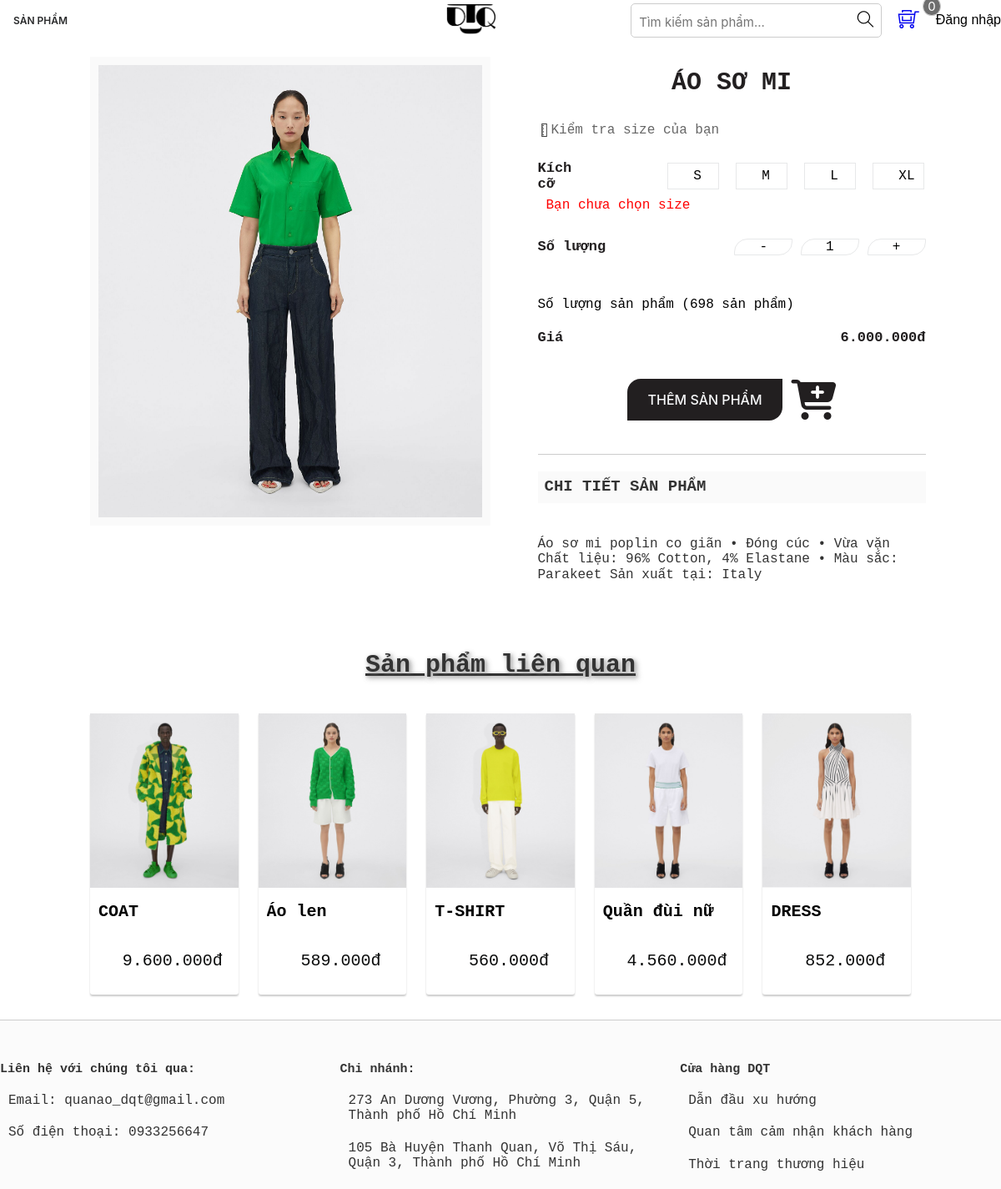
Screenshot of /chitietsanpham.php?productId=74&&brandId=30&&type=1 with the database file from the repository.
### tables this page shows
CREATE TABLE `tbl_product` (
  `productId` int(100) NOT NULL,
  `productName` tinytext NOT NULL,
  `catId` int(110) NOT NULL,
  `brandId` int(110) NOT NULL,
  `product_desc` text NOT NULL,
  `type` int(11) NOT NULL,
  `price` bigint(255) NOT NULL,
  `image` varchar(255) NOT NULL,
  `typeProductId` int(100) NOT NULL,
  `quantity` bigint(20) NOT NULL
);

### classses/product.php (called while the page is built, shortened)
<?php
$filepath = realpath(dirname(__FILE__));
include_once($filepath . '/../lib/database.php');
?>
<?php
class product
{
    private $db;
    public function __construct()
    {
        $this->db = new Database();
    }
    public function getProduct_Details($id)
    {
        $query = "SELECT pd.* , cat.catName , br.brandName
            FROM tbl_product AS pd INNER JOIN category AS cat ON pd.catId=cat.catId
            INNER JOIN tbl_brand AS br ON pd.brandId=br.brandId
            WHERE pd.productId = '$id' ";
        $result = $this->db->select($query);
        return $result;
    }
    public function getProduct_Relationship($br,$id)
    {
        $query = "SELECT * FROM tbl_product where brandId='$br' and productId not in ('$id')
                  ORDER BY rand() limit 5
          ";
        $result = $this->db->select($query);
        return $result;
    }
}
?>

### lib/database.php (called while the page is built, shortened)
<?php
    Class Database{
        public $host   = DB_HOST;
        public $user   = DB_USER;
        public $pass   = DB_PASS;
        public $dbname = DB_NAME;
        public $link;
        private function connectDB(){
        $this->link = new mysqli($this->host, $this->user, $this->pass,
            $this->dbname);
        }
        public function select($query){
            $result = $this->link->query($query);
            if($result->num_rows > 0){
                return $result;
            } else {
                return false;
            }
        }
}

### inc/handle.php (called while the page is built, shortened)
<?php
    include_once 'lib/session.php';
?>
<?php
    include_once 'lib/database.php';
	$product = new product();
?>

### lib/session.php (called while the page is built, shortened)
<?php
class Session{
 public static function get($key){
    if (isset($_SESSION[$key])) {
     return $_SESSION[$key];
    } else {
     return false;
    }
 }
}
?>

### chitietsanpham.php (the view, shortened to what this page needs)
<?php include './inc/handle.php' ?>
<!DOCTYPE html>
<html lang="en">
<head>
    <link rel="stylesheet" href="assets/css/comment.css">
    <link rel="stylesheet" href="assets/css/chitietsp.css">
    <link rel="stylesheet" href="assets/css/grid.css">
    <link rel="stylesheet" href="assets/css/base.css">
    <link rel="stylesheet" href="assets/css/main.css">
    <link rel="stylesheet" href="https://cdnjs.cloudflare.com/ajax/libs/normalize/8.0.1/normalize.min.css">
    <link rel="stylesheet" href="assets/font/themify-icons/themify-icons.css">
    <link rel="stylesheet" href="https://pro.fontawesome.com/releases/v5.10.0/css/all.css" />
    <link rel="stylesheet" href="/assets/font/fontawesome-free-5.15.4-web/css/all.min.css">
    <link rel="stylesheet" href="fancybox/jquery.fancybox.css?v=2.0.4" type="text/css" media="screen" />
</head>
<?php
if (!isset($_GET['productId']) || $_GET['productId'] == NULL) {
} else {
    $id = $_GET['productId'];
}
if (isset($_GET['brandId']) && $_GET['brandId'] != NULL) {
    $br = $_GET['brandId'];
}
?>
<body>
    <div class="grid">
        <section class="app">
            <?php include './inc/header.php' ?>
        </section>
    </div>
    <div class="PC">
        <div class="grid wide">
            <?php
            $get_productDetails = $product->getProduct_Details($id);
            if ($get_productDetails) {
                while ($result_Details = $get_productDetails->fetch_assoc()) {
            ?>
                    <div class="app_details">
                        <div class="row">
                            <div class="col l-6 " style="font-family: var(--font-family-monospace);">
                                <div class="app_details-img">
                                    <img src="./admin/upload/<?php echo $result_Details['image'] ?>" alt="" class="content-img">
                                </div>
                            </div>
                            <div class="col l-6">
                                <div class="home-product-icon">
                                    <h3 class="home-product-item__line"><?php echo $result_Details['productName'] ?></h3>
                                    <div class="all-form-controls">
                                        <form action="" method="post">
                                            <div style="display: flex;align-items: center;">
                                                <span class="ti-ruler"></span>
                                                <a href="" onclick="resgiter(event)" class="navbar-item-link text-bold navbar__item--separate" style="color: #666;">Kiểm tra size của bạn</a>
                                            </div>
                                            <div class="home-product-item-size">
                                                <span>Kích cỡ</span>
                                                <div class="home-product-item-size_input">
                                                    <input type="button" class="btn_size" name="" value="S">
                                                    <input type="button" class="btn_size" name="" value="M">
                                                    <input type="button" class="btn_size" name="" value="L">
                                                    <input type="button" class="btn_size" name="" value="XL">
                                                </div>
                                            </div>
                                            <div>
                                                <p id="checkSize" style="color:red; margin-left:10px;"></p>
                                            </div>
                                            <div class="buy_now">
                                                <span>Số lượng</span>
                                                <div class="home-product-item-size_quantity">
                                                    <input type="button" class="btn_quantity" value="-" onclick="down()">
                                                    <input readonly="readonly" type="text" id="input_quantity" value="1" name="quantity">
                                                    <input type="button" class="btn_quantity" value="+" onclick="up()">
                                                </div>
                                            </div>
                                            <div style="padding: 20px 0;color: black;">
                                                <?php if ($result_Details['quantity'] > 0) {
                                                ?>
                                                    <span>Số lượng sản phẩm (<?php echo $result_Details['quantity'] ?> sản phẩm)</span>
                                                    <?php
                                                } else {
                                                ?>
                                                    <span style="color: red ;">Sản phẩm đã hết hàng</span>
                                                <?php
                                                }
                                                    ?>
                                            </div>
                                            <div class="price-product">
                                                <span>Giá</span>
                                                <span><?php echo number_format($result_Details['price'], 0, ',', '.') . "" . "đ"  ?></span>
                                            </div>
                                            <div style="text-align: center;padding: 40px;align-items: center; display: flex; justify-content: center;     border-bottom: 1px solid #ccc;">
                                                <?php
                                                if (Session::get('user_login') == false) {
                                                ?>
                                                    <input type="button" value="Thêm sản phẩm" class="btn--primary" onclick="swal_login_false()"><i class="fas fa-cart-plus" style="margin-left:10px; font-size:48px;"></i></input>
                                                <?php
                                                } else {
                                                ?>
                                                    <input type="submit" name="submit" value="Thêm sản phẩm" class="btn--primary"><i class="fas fa-cart-plus" style="margin-left:10px; font-size:48px;"></i></input>
                                                <?php
                                                }
                                                ?>
                                            </div>
                                            <div class="app_content">
                                                <div class="home-title">
                                                    <h4 class="home-title-all">CHI TIẾT SẢN PHẨM</h4>
                                                    <span><?php echo $result_Details['product_desc'] ?></span>
                                                </div>
                                            </div>
                                        </form>
                                    </div>
                                </div>
                            </div>
                        </div>
                    </div>
            <?php
                }
            }
            ?>
            <div class="related_products">
                <h3>Sản phẩm liên quan</h1>
                    <div class="row">
                        <?php
                        $get_productRelatetionship = $product->getProduct_Relationship($br, $id);
                        if ($get_productRelatetionship) {
                            while ($result = $get_productRelatetionship->fetch_assoc()) {
                        ?>
                                <div class="col l-15">
                                    <a href="chitietsanpham.php?productId=<?php echo $result['productId'] ?>&&brandId=<?php echo $result['brandId'] ?>&&type=<?php echo $result['type'] ?>">
                                        <div class="home-product-item">
                                            <img src="./admin/upload/<?php echo $result['image'] ?>" alt="" class="home-product-item_img">
                                            <h4 class="home-product-item_name"><?php echo $result['productName'] ?></h4>
                                            <div class="home-product-item_price">
                                                <span class="home-product-item_price-current"><?php echo number_format($result['price'], 0, ',', '.') . "" . "đ" ?></span>
                                            </div>
                                        </div>
                                    </a>
                                </div>
                        <?php
                            }
                        }
                        ?>
                    </div>
            </div>
        </div>
    </div>
    <?php include './inc/footer.php' ?>
</body>
</html>

### assets/css/comment.css (style rules this page uses)
:root { --font-family-sans-serif: -apple-system, BlinkMacSystemFont, "Segoe UI", Roboto, "Helvetica Neue", Arial, "Noto Sans", "Liberation Sans", sans-serif, "Apple Color Emoji", "Segoe UI Emoji", "Segoe UI Symbol", "Noto Color Emoji"; --font-family-monospace: SFMono-Regular, Menlo, Monaco, Consolas, "Liberation Mono", "Courier New", monospace; }

### assets/css/chitietsp.css (style rules this page uses)
:root { --font-family-sans-serif: -apple-system, BlinkMacSystemFont, "Segoe UI", Roboto, "Helvetica Neue", Arial, "Noto Sans", "Liberation Sans", sans-serif, "Apple Color Emoji", "Segoe UI Emoji", "Segoe UI Symbol", "Noto Color Emoji"; --font-family-monospace: SFMono-Regular, Menlo, Monaco, Consolas, "Liberation Mono", "Courier New", monospace; }
* { margin: 0; padding: 0; box-sizing: border-box; }
html { background-color: #fff; }
body { color: #333; font-size: 16px; }
.app_details { margin: 20px 0; background-color: white; border-radius: 3px; }
.app_details-img { background-color: #fafafa; display: flex; justify-content: center; }
.content-img { object-fit: fill; width: 100%; padding: 10px; }
.home-product-icon { margin: 0 25px; width: 100%; }
.home-product-item__line { margin: 15px 0; text-align: center; font-weight: 600; font-size: 30px; line-height: 32px; color: #221f20; text-transform: uppercase; }
.home-product-item-size { display: flex; margin-top: 20px; align-items: center; justify-content: space-between; }
.buy_now { display: flex; align-items: center; justify-content: space-between; }
.home-product-item-size span { font-size: 17px; color: #221f20; font-weight: 600; padding-right: 105px; }
.buy_now span { font-size: 17px; color: #221f20; font-weight: 600; }
.price-product span { font-size: 17px; color: #221f20; font-weight: 600; }
.all-form-controls { margin: 32px 7.5px; }
.btn--primary { padding: 12px 24px; border-radius: 16px 0px; font-size: 16px; line-height: 24px; background-color: #221f20; color: #f7f8f9; border: 1px solid transparent; text-transform: uppercase; font-family: var(--font-family-sans-serif); font-weight: 500; }
.fas.fa-cart-plus { color: #221f20; }
.app_content { background-color: white; padding: 20px; margin: 10px 0; }
.home-title-all, .home-title-edit-social, .home-title-insurence__social { width: 100%; height: auto; background-color: #fafafa; padding: 8px; font-weight: 600; font-size: 19px; margin-bottom: 40px; }
.home-product-item-size_input { display: flex; align-items: center; }
.home-product-item-size_input input { padding: 3px 30px; border: 1px solid; background: white; width: 48px; height: 32px; display: flex; justify-content: center; align-items: center; border: 1px solid #e7e8e9; margin: 10px; }
.home-product-item-size_quantity { padding: 30px 0; }
.home-product-item-size_quantity input { text-align: center; border: 1px solid #e7e8e9; background: white; text-align: center; width: 70px; border-radius: 16px 0px; }
.price-product { justify-content: space-between; display: flex; }

### assets/css/grid.css (style rules this page uses)
.grid { width: 100%; display: block; padding: 0; }
.grid.wide { max-width: 1200px; margin: 0 auto; padding-top: 3rem; }
.row { display: flex; flex-wrap: wrap; margin-left: -4px; margin-right: -4px; }
.col { padding-left: 10px; padding-right: 10px; }
@media (min-width: 740px) { .row { margin-left: -8px; margin-right: -8px; } }
@media (min-width: 740px) { .col { padding-left: 8px; padding-right: 8px; } }
@media (min-width: 1113px) { .row { margin-left: -12px; margin-right: -12px; } }
@media (min-width: 1113px) { .col { padding-left: 12px; padding-right: 12px; } }
@media (min-width: 1113px) { .l-1, .l-2, .l-2-4, .l-3, .l-4, .l-5, .l-6, .l-7, .l-8, .l-9, .l-10, .l-11, .l-12, .l-13, .l-14, .l15 { display: block; } }
@media (min-width: 1113px) { .l-6 { flex: 0 0 50%; max-width: 50%; } }
@media (min-width: 1113px) { .l-15 { flex: 0 0 20%; max-width: 20%; } }
@media (min-width: 1024px) and (max-width: 1239px) { .wide { width: 984px; } }
@media (min-width: 1024px) and (max-width: 1239px) { .wide .row { margin-left: -12px; margin-right: -12px; } }
@media (min-width: 1024px) and (max-width: 1239px) { .wide .col { padding-left: 12px; padding-right: 12px; } }
@media (min-width: 1024px) and (max-width: 1239px) { .wide .l-1, .wide .l-2, .wide .l-2-4, .wide .l-3, .wide .l-4, .wide .l-5, .wide .l-6, .wide .l-7, .wide .l-8, .wide .l-9, .wide .l-10, .wide .l-11, .wide .l-12 { display: block; } }
@media (min-width: 1024px) and (max-width: 1239px) { .wide .l-6 { flex: 0 0 50%; max-width: 50%; } }

### rows the page displays
tbl_product: image (picture), productName "ÁO SƠ MI", quantity "698", price "6.000.000", product_desc "Áo sơ mi poplin co giãn • Đóng cúc • Vừa vặn Chất liệu: 96% Cotton, 4% Elastane • Màu sắc: Parakeet Sản xuất tại: Italy"
tbl_product: image (picture), productName "COAT", price "9.600.000"
tbl_product: image (picture), productName "Áo len", price "589.000"
tbl_product: image (picture), productName "T-SHIRT", price "560.000"
tbl_product: image (picture), productName "Quần đùi nữ", price "4.560.000"
tbl_product: image (picture), productName "DRESS", price "852.000"
